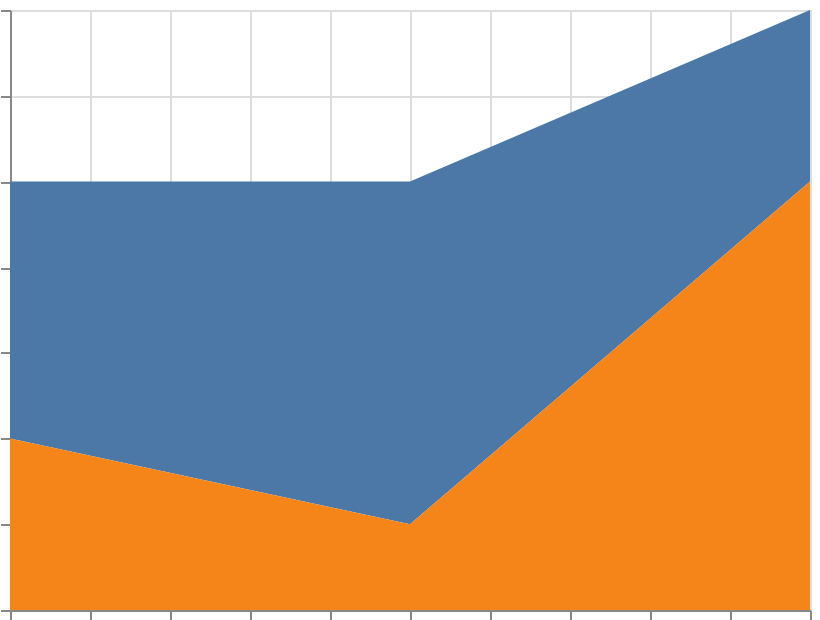

Source (Vega-Lite JSON):
### Vega-Lite specification from a JSON file in a GitHub repository (floating-point values rounded to 4 significant figures)
{"$schema": "https://vega.github.io/schema/vega-lite/v6.json", "width": 400, "height": 300, "padding": 5, "autosize": "none", "data": {"name": "table", "values": [{"x": 1, "y": 3, "cat": "A"}, {"x": 2, "y": 4, "cat": "A"}, {"x": 3, "y": 2, "cat": "A"}, {"x": 1, "y": 2, "cat": "B"}, {"x": 2, "y": 1, "cat": "B"}, {"x": 3, "y": 5, "cat": "B"}]}, "mark": "area", "encoding": {"x": {"field": "x", "type": "quantitative"}, "y": {"field": "y", "type": "quantitative"}, "color": {"field": "cat", "type": "nominal"}}}
